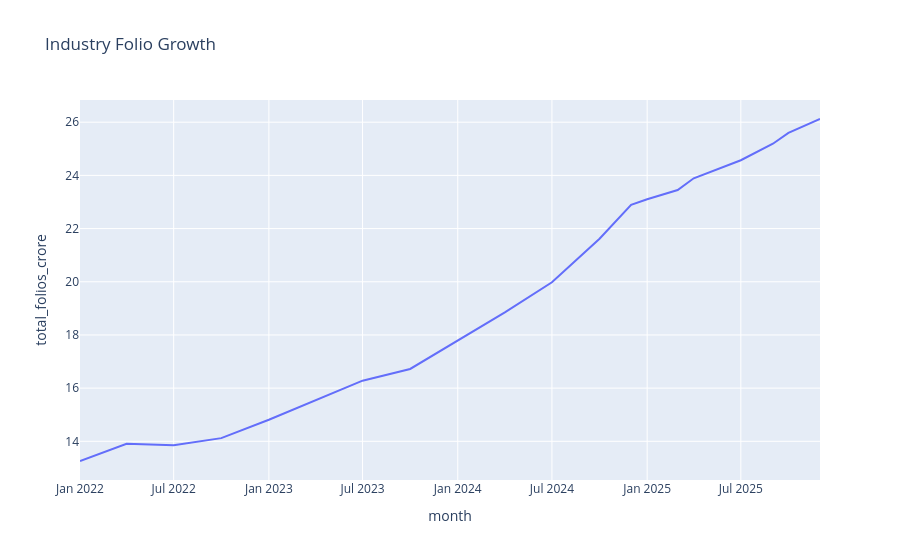

Notebook code cell kept with this figure:
### Code cell
fig = px.line(
    folio,
    x="month",
    y="total_folios_crore",
    title="Industry Folio Growth"
)

fig.show()

fig.write_image(
    "reports/charts/folio_growth.png"
)

### Figure 1 — Plotly figure (JSON) as saved in the notebook; plotly's stock layout.template omitted (floating-point values rounded to 4 significant figures)
{"data": [{"hovertemplate": "month=%{x}<br>total_folios_crore=%{y}<extra></extra>", "legendgroup": "", "line": {"color": "#636efa", "dash": "solid"}, "marker": {"symbol": "circle"}, "mode": "lines", "name": "", "orientation": "v", "showlegend": false, "type": "scatter", "x": ["2022-01-01T00:00:00", "2022-04-01T00:00:00", "2022-07-01T00:00:00", "2022-10-01T00:00:00", "2023-01-01T00:00:00", "2023-04-01T00:00:00", "2023-07-01T00:00:00", "2023-10-01T00:00:00", "2024-01-01T00:00:00", "2024-04-01T00:00:00", "2024-07-01T00:00:00", "2024-10-01T00:00:00", "2024-12-01T00:00:00", "2025-01-01T00:00:00", "2025-03-01T00:00:00", "2025-04-01T00:00:00", "2025-07-01T00:00:00", "2025-08-01T00:00:00", "2025-09-01T00:00:00", "2025-10-01T00:00:00", "2025-12-01T00:00:00"], "xaxis": "x", "y": [13.26, 13.91, 13.85, 14.12, 14.81, 15.54, 16.28, 16.72, 17.78, 18.85, 19.98, 21.62, 22.89, 23.1, 23.45, 23.89, 24.57, 24.89, 25.19, 25.6, 26.12], "yaxis": "y"}], "layout": {"legend": {"tracegroupgap": 0}, "title": {"text": "Industry Folio Growth"}, "xaxis": {"anchor": "y", "domain": [0, 1], "title": {"text": "month"}}, "yaxis": {"anchor": "x", "domain": [0, 1], "title": {"text": "total_folios_crore"}}}}
